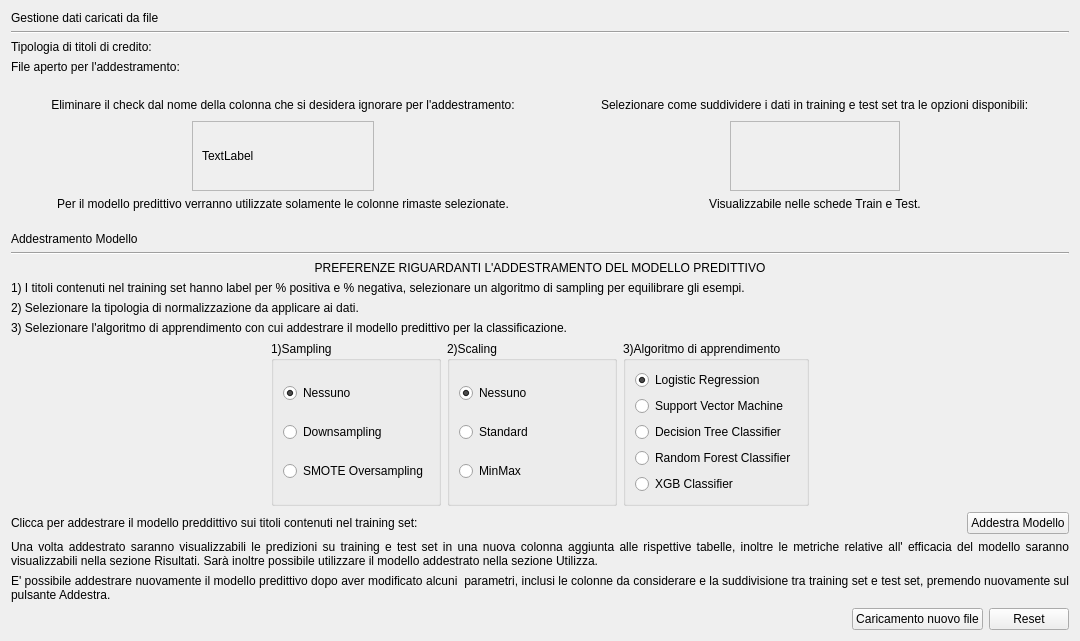
      <widget class="QWidget" name="Main">
       <attribute name="title">
        <string>Main</string>
       </attribute>
       <layout class="QVBoxLayout" name="verticalLayout_6">
        <item>
         <widget class="QLabel" name="label_7">
          <property name="text">
           <string>Gestione dati caricati da file</string>
          </property>
         </widget>
        </item>
        <item>
         <widget class="Line" name="line">
          <property name="orientation">
           <enum>Qt::Horizontal</enum>
          </property>
         </widget>
        </item>
        <item>
         <layout class="QVBoxLayout" name="verticalLayout_7">
          <item>
           <widget class="QLabel" name="main_type">
            <property name="text">
             <string>Tipologia di titoli di credito:</string>
            </property>
            <property name="wordWrap">
             <bool>true</bool>
            </property>
           </widget>
          </item>
          <item>
           <widget class="QLabel" name="main_filename">
            <property name="text">
             <string>File aperto per l'addestramento:</string>
            </property>
            <property name="wordWrap">
             <bool>true</bool>
            </property>
           </widget>
          </item>
         </layout>
        </item>
        <item>
         <spacer name="verticalSpacer_3">
          <property name="orientation">
           <enum>Qt::Vertical</enum>
          </property>
          <property name="sizeType">
           <enum>QSizePolicy::Minimum</enum>
          </property>
          <property name="sizeHint" stdset="0">
           <size>
            <width>20</width>
            <height>15</height>
           </size>
          </property>
         </spacer>
        </item>
        <item>
         <layout class="QHBoxLayout" name="horizontalLayout_15">
          <property name="sizeConstraint">
           <enum>QLayout::SetDefaultConstraint</enum>
          </property>
          <item>
           <layout class="QVBoxLayout" name="verticalLayout_20" stretch="0,0,0">
            <item>
             <layout class="QHBoxLayout" name="horizontalLayout_16">
              <item>
               <spacer name="horizontalSpacer_17">
                <property name="orientation">
                 <enum>Qt::Horizontal</enum>
                </property>
                <property name="sizeHint" stdset="0">
                 <size>
                  <width>40</width>
                  <height>20</height>
                 </size>
                </property>
               </spacer>
              </item>
              <item>
               <widget class="QLabel" name="label_4">
                <property name="text">
                 <string>Eliminare il check dal nome della colonna che si desidera ignorare per l'addestramento:</string>
                </property>
                <property name="alignment">
                 <set>Qt::AlignCenter</set>
                </property>
                <property name="wordWrap">
                 <bool>false</bool>
                </property>
               </widget>
              </item>
              <item>
               <spacer name="horizontalSpacer_18">
                <property name="orientation">
                 <enum>Qt::Horizontal</enum>
                </property>
                <property name="sizeHint" stdset="0">
                 <size>
                  <width>40</width>
                  <height>20</height>
                 </size>
                </property>
               </spacer>
              </item>
             </layout>
            </item>
            <item>
             <layout class="QHBoxLayout" name="horizontalLayout_18">
              <item>
               <spacer name="horizontalSpacer_28">
                <property name="orientation">
                 <enum>Qt::Horizontal</enum>
                </property>
                <property name="sizeHint" stdset="0">
                 <size>
                  <width>40</width>
                  <height>20</height>
                 </size>
                </property>
               </spacer>
              </item>
              <item>
               <widget class="QScrollArea" name="main_list_columns">
                <property name="sizeAdjustPolicy">
                 <enum>QAbstractScrollArea::AdjustToContentsOnFirstShow</enum>
                </property>
                <property name="widgetResizable">
                 <bool>true</bool>
                </property>
                <widget class="QWidget" name="main_list_colums_content">
                 <property name="geometry">
                  <rect>
                   <x>0</x>
                   <y>0</y>
                   <width>369</width>
                   <height>189</height>
                  </rect>
                 </property>
                 <layout class="QVBoxLayout" name="verticalLayout_22">
                  <item>
                   <widget class="QLabel" name="label_19">
                    <property name="text">
                     <string>TextLabel</string>
                    </property>
                   </widget>
                  </item>
                 </layout>
                </widget>
               </widget>
              </item>
              <item>
               <spacer name="horizontalSpacer_29">
                <property name="orientation">
                 <enum>Qt::Horizontal</enum>
                </property>
                <property name="sizeHint" stdset="0">
                 <size>
                  <width>40</width>
                  <height>20</height>
                 </size>
                </property>
               </spacer>
              </item>
             </layout>
            </item>
            <item>
             <widget class="QLabel" name="label_8">
              <property name="text">
               <string>Per il modello predittivo verranno utilizzate solamente le colonne rimaste selezionate.</string>
              </property>
              <property name="alignment">
               <set>Qt::AlignCenter</set>
              </property>
              <property name="wordWrap">
               <bool>true</bool>
              </property>
             </widget>
            </item>
           </layout>
          </item>
          <item>
           <layout class="QVBoxLayout" name="verticalLayout_21">
            <item>
             <layout class="QHBoxLayout" name="horizontalLayout_17">
              <item>
               <spacer name="horizontalSpacer_19">
                <property name="orientation">
                 <enum>Qt::Horizontal</enum>
                </property>
                <property name="sizeHint" stdset="0">
                 <size>
                  <width>40</width>
                  <height>20</height>
                 </size>
                </property>
               </spacer>
              </item>
              <item>
               <widget class="QLabel" name="label_5">
                <property name="text">
                 <string>Selezionare come suddividere i dati in training e test set tra le opzioni disponibili:</string>
                </property>
               </widget>
              </item>
              <item>
               <spacer name="horizontalSpacer_20">
                <property name="orientation">
                 <enum>Qt::Horizontal</enum>
                </property>
                <property name="sizeHint" stdset="0">
                 <size>
                  <width>40</width>
                  <height>20</height>
                 </size>
                </property>
               </spacer>
              </item>
             </layout>
            </item>
            <item>
             <layout class="QHBoxLayout" name="horizontalLayout_20">
              <item>
               <spacer name="horizontalSpacer_30">
                <property name="orientation">
                 <enum>Qt::Horizontal</enum>
                </property>
                <property name="sizeHint" stdset="0">
                 <size>
                  <width>40</width>
                  <height>20</height>
                 </size>
                </property>
               </spacer>
              </item>
              <item>
               <widget class="QScrollArea" name="main_list_split">
                <property name="widgetResizable">
                 <bool>true</bool>
                </property>
                <widget class="QWidget" name="main_list_split_content">
                 <property name="geometry">
                  <rect>
                   <x>0</x>
                   <y>0</y>
                   <width>129</width>
                   <height>189</height>
                  </rect>
                 </property>
                </widget>
               </widget>
              </item>
              <item>
               <spacer name="horizontalSpacer_31">
                <property name="orientation">
                 <enum>Qt::Horizontal</enum>
                </property>
                <property name="sizeHint" stdset="0">
                 <size>
                  <width>40</width>
                  <height>20</height>
                 </size>
                </property>
               </spacer>
              </item>
             </layout>
            </item>
            <item>
             <widget class="QLabel" name="label_12">
              <property name="text">
               <string>Visualizzabile nelle schede Train e Test.</string>
              </property>
              <property name="alignment">
               <set>Qt::AlignCenter</set>
              </property>
              <property name="wordWrap">
               <bool>true</bool>
              </property>
             </widget>
            </item>
           </layout>
          </item>
         </layout>
        </item>
        <item>
         <spacer name="verticalSpacer">
          <property name="orientation">
           <enum>Qt::Vertical</enum>
          </property>
          <property name="sizeType">
           <enum>QSizePolicy::Minimum</enum>
          </property>
          <property name="sizeHint" stdset="0">
           <size>
            <width>20</width>
            <height>15</height>
           </size>
          </property>
         </spacer>
        </item>
        <item>
         <widget class="QLabel" name="label_3">
          <property name="text">
           <string>Addestramento Modello</string>
          </property>
          <property name="wordWrap">
           <bool>true</bool>
          </property>
         </widget>
        </item>
        <item>
         <widget class="Line" name="line_3">
          <property name="orientation">
           <enum>Qt::Horizontal</enum>
          </property>
         </widget>
        </item>
        <item>
         <layout class="QVBoxLayout" name="verticalLayout_9">
          <property name="sizeConstraint">
           <enum>QLayout::SetDefaultConstraint</enum>
          </property>
          <item>
           <widget class="QLabel" name="label">
            <property name="text">
             <string>PREFERENZE RIGUARDANTI L'ADDESTRAMENTO DEL MODELLO PREDITTIVO</string>
            </property>
            <property name="alignment">
             <set>Qt::AlignCenter</set>
            </property>
            <property name="wordWrap">
             <bool>true</bool>
            </property>
           </widget>
          </item>
          <item>
           <widget class="QLabel" name="filelabelratio">
            <property name="text">
             <string>1) I titoli contenuti nel training set hanno label per % positiva e % negativa, selezionare un algoritmo di sampling per equilibrare gli esempi.</string>
            </property>
            <property name="wordWrap">
             <bool>true</bool>
            </property>
           </widget>
          </item>
          <item>
           <widget class="QLabel" name="label_2">
            <property name="text">
             <string>2) Selezionare la tipologia di normalizzazione da applicare ai dati.</string>
            </property>
            <property name="wordWrap">
             <bool>true</bool>
            </property>
           </widget>
          </item>
          <item>
           <widget class="QLabel" name="label_6">
            <property name="text">
             <string>3) Selezionare l'algoritmo di apprendimento con cui addestrare il modello predittivo per la classificazione.</string>
            </property>
            <property name="wordWrap">
             <bool>true</bool>
            </property>
           </widget>
          </item>
         </layout>
        </item>
        <item>
         <layout class="QHBoxLayout" name="horizontalLayout_5">
          <property name="sizeConstraint">
           <enum>QLayout::SetNoConstraint</enum>
          </property>
          <item>
           <spacer name="horizontalSpacer_13">
            <property name="orientation">
             <enum>Qt::Horizontal</enum>
            </property>
            <property name="sizeHint" stdset="0">
             <size>
              <width>40</width>
              <height>20</height>
             </size>
            </property>
           </spacer>
          </item>
          <item>
           <widget class="QGroupBox" name="groupBox_3">
            <property name="minimumSize">
             <size>
              <width>170</width>
              <height>0</height>
             </size>
            </property>
            <property name="title">
             <string>1)Sampling</string>
            </property>
            <property name="flat">
             <bool>false</bool>
            </property>
            <property name="checkable">
             <bool>false</bool>
            </property>
            <layout class="QVBoxLayout" name="verticalLayout_11">
             <item>
              <widget class="QRadioButton" name="sampling1">
               <property name="text">
                <string>Nessuno</string>
               </property>
               <property name="checked">
                <bool>true</bool>
               </property>
              </widget>
             </item>
             <item>
              <widget class="QRadioButton" name="sampling2">
               <property name="text">
                <string>Downsampling</string>
               </property>
              </widget>
             </item>
             <item>
              <widget class="QRadioButton" name="sampling3">
               <property name="text">
                <string>SMOTE Oversampling</string>
               </property>
              </widget>
             </item>
            </layout>
           </widget>
          </item>
          <item>
           <widget class="QGroupBox" name="groupBox">
            <property name="minimumSize">
             <size>
              <width>170</width>
              <height>0</height>
             </size>
            </property>
            <property name="title">
             <string>2)Scaling</string>
            </property>
            <layout class="QVBoxLayout" name="verticalLayout_10">
             <item>
              <widget class="QRadioButton" name="scaling1">
               <property name="text">
                <string>Nessuno</string>
               </property>
               <property name="checked">
                <bool>true</bool>
               </property>
              </widget>
             </item>
             <item>
              <widget class="QRadioButton" name="scaling2">
               <property name="text">
                <string>Standard</string>
               </property>
              </widget>
             </item>
             <item>
              <widget class="QRadioButton" name="scaling3">
               <property name="text">
                <string>MinMax</string>
               </property>
              </widget>
             </item>
            </layout>
           </widget>
          </item>
          <item>
           <widget class="QGroupBox" name="groupBox_2">
            <property name="sizePolicy">
             <sizepolicy hsizetype="Preferred" vsizetype="Preferred">
              <horstretch>0</horstretch>
              <verstretch>0</verstretch>
             </sizepolicy>
            </property>
            <property name="minimumSize">
             <size>
              <width>170</width>
              <height>0</height>
             </size>
            </property>
            <property name="title">
             <string>3)Algoritmo di apprendimento</string>
            </property>
            <layout class="QVBoxLayout" name="verticalLayout_12">
             <item>
              <widget class="QRadioButton" name="algorithm1">
               <property name="text">
                <string>Logistic Regression</string>
               </property>
               <property name="checked">
                <bool>true</bool>
               </property>
              </widget>
             </item>
             <item>
              <widget class="QRadioButton" name="algorithm2">
               <property name="text">
                <string>Support Vector Machine</string>
               </property>
              </widget>
             </item>
             <item>
              <widget class="QRadioButton" name="algorithm3">
               <property name="text">
                <string>Decision Tree Classifier</string>
               </property>
              </widget>
             </item>
             <item>
              <widget class="QRadioButton" name="algorithm4">
               <property name="text">
                <string>Random Forest Classifier</string>
               </property>
              </widget>
             </item>
             <item>
              <widget class="QRadioButton" name="algorithm5">
               <property name="text">
                <string>XGB Classifier</string>
               </property>
              </widget>
             </item>
            </layout>
           </widget>
          </item>
          <item>
           <spacer name="horizontalSpacer_15">
            <property name="orientation">
             <enum>Qt::Horizontal</enum>
            </property>
            <property name="sizeHint" stdset="0">
             <size>
              <width>40</width>
              <height>20</height>
             </size>
            </property>
           </spacer>
          </item>
         </layout>
        </item>
        <item>
         <layout class="QHBoxLayout" name="horizontalLayout_7">
          <item>
           <widget class="QLabel" name="label_10">
            <property name="text">
             <string>Clicca per addestrare il modello preddittivo sui titoli contenuti nel training set:</string>
            </property>
            <property name="wordWrap">
             <bool>false</bool>
            </property>
           </widget>
          </item>
          <item>
           <spacer name="horizontalSpacer_6">
            <property name="orientation">
             <enum>Qt::Horizontal</enum>
            </property>
            <property name="sizeType">
             <enum>QSizePolicy::MinimumExpanding</enum>
            </property>
            <property name="sizeHint" stdset="0">
             <size>
              <width>40</width>
              <height>20</height>
             </size>
            </property>
           </spacer>
          </item>
          <item>
           <widget class="QPushButton" name="main_button_train">
            <property name="text">
             <string>Addestra Modello</string>
            </property>
           </widget>
          </item>
         </layout>
        </item>
        <item>
         <layout class="QVBoxLayout" name="verticalLayout_13">
          <item>
           <widget class="QLabel" name="label_9">
            <property name="text">
             <string>Una volta addestrato saranno visualizzabili le predizioni su training e test set in una nuova colonna aggiunta alle rispettive tabelle, inoltre le metriche relative all' efficacia del modello saranno visualizzabili nella sezione Risultati. Sarà inoltre possibile utilizzare il modello addestrato nella sezione Utilizza.</string>
            </property>
            <property name="alignment">
             <set>Qt::AlignJustify|Qt::AlignVCenter</set>
            </property>
            <property name="wordWrap">
             <bool>true</bool>
            </property>
           </widget>
          </item>
          <item>
           <widget class="QLabel" name="label_11">
            <property name="text">
             <string>E' possibile addestrare nuovamente il modello predittivo dopo aver modificato alcuni  parametri, inclusi le colonne da considerare e la suddivisione tra training set e test set, premendo nuovamente sul pulsante Addestra.</string>
            </property>
            <property name="alignment">
             <set>Qt::AlignJustify|Qt::AlignVCenter</set>
            </property>
            <property name="wordWrap">
             <bool>true</bool>
            </property>
           </widget>
          </item>
         </layout>
        </item>
        <item>
         <layout class="QHBoxLayout" name="horizontalLayout_6">
          <item>
           <spacer name="horizontalSpacer_5">
            <property name="orientation">
             <enum>Qt::Horizontal</enum>
            </property>
            <property name="sizeHint" stdset="0">
             <size>
              <width>40</width>
              <height>20</height>
             </size>
            </property>
           </spacer>
          </item>
          <item>
           <widget class="QPushButton" name="main_button_file">
            <property name="text">
             <string>Caricamento nuovo file</string>
            </property>
           </widget>
          </item>
          <item>
           <widget class="QPushButton" name="main_button_reset">
            <property name="text">
             <string>Reset</string>
            </property>
           </widget>
          </item>
         </layout>
        </item>
       </layout>
      </widget>
